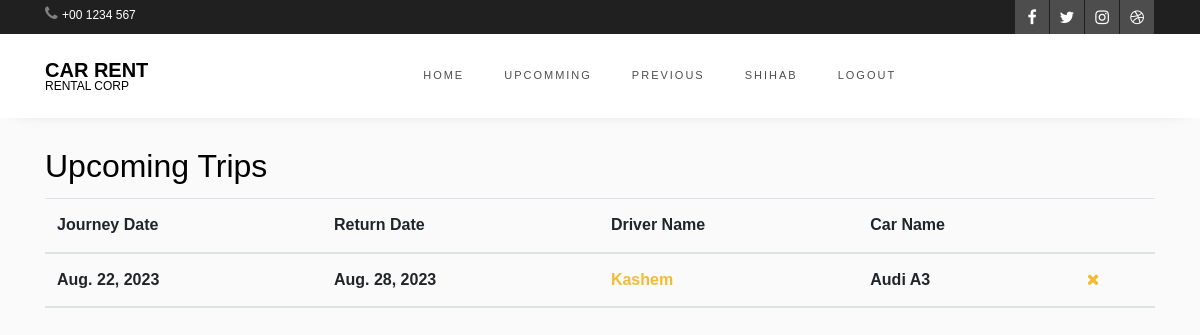
The page /upcomming-trips/ (signed in) on the database its author committed.
### main/models.py (models this page shows, shortened)
class Rent(models.Model):
    id = models.AutoField(primary_key=True)
    user = models.ForeignKey(User, on_delete=models.CASCADE)
    car = models.ForeignKey(Car, on_delete=models.CASCADE)
    driver = models.ForeignKey(Driver, on_delete=models.CASCADE)
    start_date = models.DateField()
    end_date = models.DateField()
    is_approved = models.BooleanField(default=False)
    is_returned = models.BooleanField(default=False)
    total_price = models.IntegerField()
    feedback = models.BooleanField(default=False)

class Driver(models.Model):
    id = models.AutoField(primary_key=True)
    name = models.CharField(max_length=100)
    current_city = models.CharField(max_length=100)
    phone = models.CharField(max_length=100)
    status = models.BooleanField(default=True)
    rating = models.IntegerField(default=0)
    total_trips = models.IntegerField(default=0)
    def __str__(self):
        return self.name

class Car(models.Model):
    id = models.AutoField(primary_key=True)
    garage = models.ForeignKey(Garage, on_delete=models.CASCADE)
    name = models.CharField(max_length=100)
    image = models.ImageField(upload_to="images/")
    seat = models.IntegerField(default=4)
    price = models.IntegerField()
    description = models.TextField()
    is_available = models.BooleanField(default=True)
    rating = models.IntegerField(default=0)
    total_trips = models.IntegerField(default=0)
    def __str__(self):
        return self.name

### main/views.py (the view)
# urls.py: path("upcomming-trips/", views.upCommingTrips, name="upCommingTrips"),
def upCommingTrips(request):
    if request.user.is_authenticated:
        upcomming = Rent.objects.filter(user=request.user, is_returned=False)
        return render(request, "upcommingtrip.html", {"upcomming": upcomming})
    else:
        return redirect("login")

### templates/upcommingtrip.html (shortened to what this page needs)
{% extends 'extends/navlist.html' %}
{% block content %}
<div class="container mt-4">
    <h2>Upcoming Trips</h2>
    <table class="table table-striped">
        <thead>
            <tr>
                <th>Journey Date</th>
                <th>Return Date</th>
                <th>Driver Name</th>
                <th>Car Name</th>
                <th></th>
            </tr>
            {% for r in upcomming %}
            <tr>
                <th>{{r.start_date}}</th>
                <th>{{r.end_date}}</th>
                <th><a href="/driver-profile/{{r.driver.id}}">{{r.driver}}</a></th>
                <th>{{r.car}}</th>
                <th><a href="/cancel-trip/{{r.id}}"><i class="fa fa-times" aria-hidden="true"></i></a></th>
            </tr>
            {% endfor %}
        </thead>
    </table>
</div>
{% endblock %}

### templates/extends/navlist.html (shortened to what this page needs)
{% extends 'extends/navbar.html' %}
{% block nav %}
<li class="nav-item"><a href="/" class="nav-link">Home</a></li>
<li class="nav-item"><a href="/upcomming-trips/" class="nav-link">Upcomming</a></li>
<li class="nav-item"><a href="/past-trips/" class="nav-link">previous</a></li>
<li class="nav-item"><a href="/customer-profile/" class="nav-link">{{user.username}}</a></li>
<li class="nav-item"><a href="/logout/" class="nav-link">logout</a></li>
{% endblock %}

### rows shown on the page
Rent: start_date "Aug. 22, 2023", end_date "Aug. 28, 2023", driver "Kashem", car "Audi A3"

### other values the page prints
{{ user.username }} "SHIHAB"
